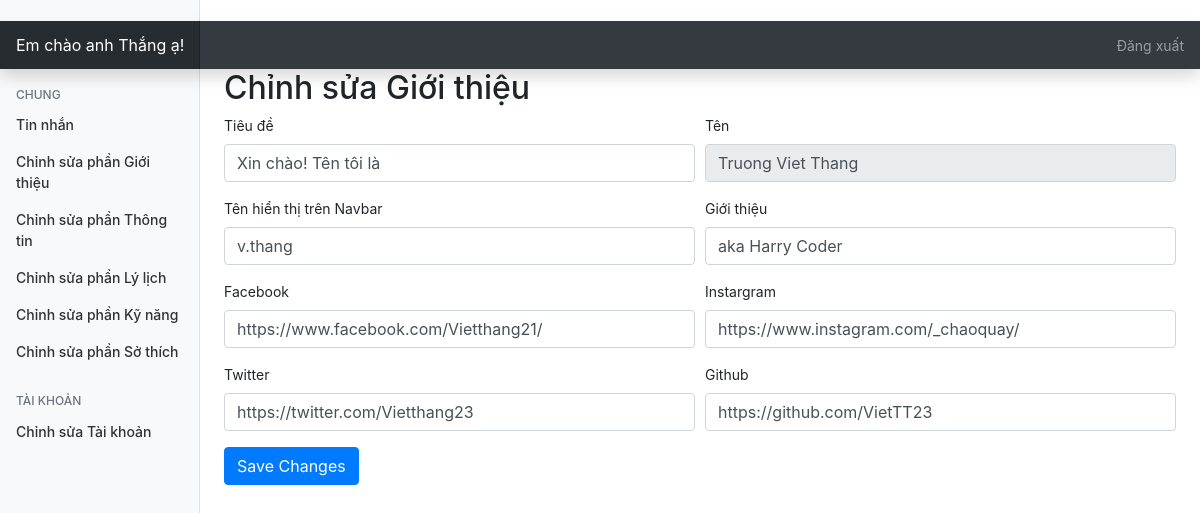
/admin/?edithome=true (signed in), run on the app's committed database.
### tables this page shows
CREATE TABLE `home` (
  `id` int(11) NOT NULL,
  `title` varchar(250) NOT NULL,
  `navname` varchar(250) NOT NULL,
  `iam` varchar(250) NOT NULL,
  `facebook` varchar(250) NOT NULL,
  `instargram` varchar(250) NOT NULL,
  `twitter` varchar(250) NOT NULL,
  `github` varchar(250) NOT NULL
);

CREATE TABLE `brofile` (
  `id` int(11) NOT NULL,
  `name` varchar(250) NOT NULL,
  `email` varchar(250) NOT NULL,
  `phone` varchar(250) NOT NULL,
  `dob` varchar(250) NOT NULL,
  `nationality` varchar(250) NOT NULL,
  `address` varchar(250) NOT NULL,
  `objective` text NOT NULL,
  `icando` text NOT NULL,
  `avartar` varchar(250) NOT NULL
);

### admin/php/home.php (the view, shortened to what this page needs)
<h2>Chỉnh sửa Giới thiệu</h2>
<form method="post" action="php/update_home.php">
    <div class="form-row">
        <div class="form-group col-md-6">
            <label for="title">Tiêu đề</label>
            <input type="text" name="title" value="<?=$data['title']?>" class="form-control" id="title">
        </div>
        <div class="form-group col-md-6">
            <label for="name">Tên</label>
            <input type="text" name="name1" value="<?=$data['name']?>" class="form-control" id="name1" readonly="true">
        </div>
        <div class="form-group col-md-6">
            <label for="navname">Tên hiển thị trên Navbar</label>
            <input type="text" name="navname" value="<?=$data['navname']?>" class="form-control" id="navname">
        </div>
        <div class="form-group col-md-6">
            <label for="iam">Giới thiệu</label>
            <input type="text" name="iam" value="<?=$data['iam']?>" class="form-control" id="iam">
        </div>
        <div class="form-group col-md-6">
            <label for="facebook">Facebook</label>
            <input type="text" name="facebook" value="<?=$data['facebook']?>" class="form-control" id="facebook">
        </div>
        <div class="form-group col-md-6">
            <label for="instargram">Instargram</label>
            <input type="text" name="instargram" value="<?=$data['instargram']?>" class="form-control" id="instargram">
        </div>
        <div class="form-group col-md-6">
            <label for="twitter">Twitter</label>
            <input type="text" name="twitter" value="<?=$data['twitter']?>" class="form-control" id="twitter">
        </div>
        <div class="form-group col-md-6">
            <label for="github">Github</label>
            <input type="text" name="github" value="<?=$data['github']?>" class="form-control" id="github">
        </div>
    </div>
    <input type="submit" name="savehome" class="btn btn-primary" value="Save Changes">
</form>

### admin/css/dashboard.css (style rules this page uses)
body { font-size: .875rem; }

### data on the page
home: title "Xin chào! Tên tôi là", name1 "Truong Viet Thang", navname "v.thang", iam "aka Harry Coder", facebook "https://www.facebook.com/Vietthang21/", instargram "https://www.instagram.com/_chaoquay/", twitter "https://twitter.com/Vietthang23", github "https://github.com/VietTT23"

### other printed values
$_SESSION['username'] "anh Thắng"
